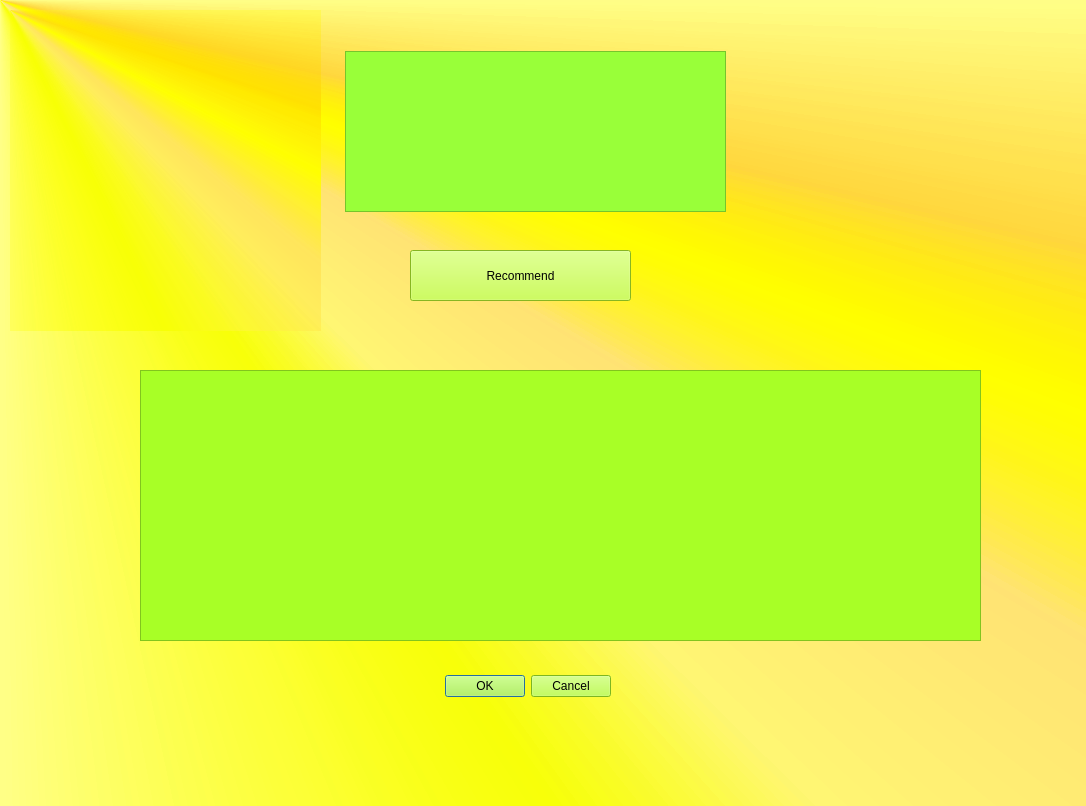
<?xml version="1.0" encoding="UTF-8"?>
<ui version="4.0">
 <class>Dialog</class>
 <widget class="QDialog" name="Dialog">
  <property name="geometry">
   <rect>
    <x>0</x>
    <y>0</y>
    <width>1086</width>
    <height>806</height>
   </rect>
  </property>
  <property name="cursor">
   <cursorShape>SplitHCursor</cursorShape>
  </property>
  <property name="windowTitle">
   <string>Dialog</string>
  </property>
  <property name="styleSheet">
   <string notr="true">background-color: qconicalgradient(cx:0, cy:0, angle:135, stop:0 rgba(255, 255, 0, 69), stop:0.375 rgba(255, 255, 0, 69), stop:0.423533 rgba(251, 255, 0, 145), stop:0.45 rgba(247, 255, 0, 208), stop:0.477581 rgba(255, 244, 71, 130), stop:0.518717 rgba(255, 218, 71, 130), stop:0.55 rgba(255, 255, 0, 255), stop:0.57754 rgba(255, 203, 0, 130), stop:0.625 rgba(255, 255, 0, 69), stop:1 rgba(255, 255, 0, 69));
background-image: url(:/images1.jpg/images1.jpg);</string>
  </property>
  <widget class="QDialogButtonBox" name="buttonBox">
   <property name="geometry">
    <rect>
     <x>270</x>
     <y>670</y>
     <width>341</width>
     <height>32</height>
    </rect>
   </property>
   <property name="styleSheet">
    <string notr="true">background-color: rgb(175, 255, 46);
font: 14pt &quot;MS Shell Dlg 2&quot;;</string>
   </property>
   <property name="orientation">
    <enum>Qt::Horizontal</enum>
   </property>
   <property name="standardButtons">
    <set>QDialogButtonBox::Cancel|QDialogButtonBox::Ok</set>
   </property>
  </widget>
  <widget class="QPushButton" name="pushButton3">
   <property name="geometry">
    <rect>
     <x>410</x>
     <y>250</y>
     <width>221</width>
     <height>51</height>
    </rect>
   </property>
   <property name="styleSheet">
    <string notr="true">font: 16pt &quot;MS Shell Dlg 2&quot;;
background-color: rgb(189, 255, 46);</string>
   </property>
   <property name="text">
    <string>Recommend</string>
   </property>
  </widget>
  <widget class="QTextBrowser" name="textBrowser3">
   <property name="geometry">
    <rect>
     <x>140</x>
     <y>370</y>
     <width>841</width>
     <height>271</height>
    </rect>
   </property>
   <property name="styleSheet">
    <string notr="true">background-color: rgb(168, 255, 38);
font: 75 20pt &quot;MS Shell Dlg 2&quot;;</string>
   </property>
   <property name="html">
    <string>&lt;!DOCTYPE HTML PUBLIC &quot;-//W3C//DTD HTML 4.0//EN&quot; &quot;http://www.w3.org/TR/REC-html40/strict.dtd&quot;&gt;
&lt;html&gt;&lt;head&gt;&lt;meta name=&quot;qrichtext&quot; content=&quot;1&quot; /&gt;&lt;style type=&quot;text/css&quot;&gt;
p, li { white-space: pre-wrap; }
&lt;/style&gt;&lt;/head&gt;&lt;body style=&quot; font-family:'MS Shell Dlg 2'; font-size:20pt; font-weight:72; font-style:normal;&quot;&gt;
&lt;p style=&quot;-qt-paragraph-type:empty; margin-top:0px; margin-bottom:0px; margin-left:0px; margin-right:0px; -qt-block-indent:0; text-indent:0px; font-size:7.8pt; font-weight:400;&quot;&gt;&lt;br /&gt;&lt;/p&gt;&lt;/body&gt;&lt;/html&gt;</string>
   </property>
  </widget>
  <widget class="QTextBrowser" name="textBrowser">
   <property name="geometry">
    <rect>
     <x>345</x>
     <y>51</y>
     <width>381</width>
     <height>161</height>
    </rect>
   </property>
   <property name="styleSheet">
    <string notr="true">background-color: rgb(153, 255, 57);
font: 75 20pt &quot;MS Shell Dlg 2&quot;;</string>
   </property>
  </widget>
  <widget class="QLabel" name="image">
   <property name="geometry">
    <rect>
     <x>10</x>
     <y>10</y>
     <width>311</width>
     <height>321</height>
    </rect>
   </property>
   <property name="text">
    <string/>
   </property>
   <property name="pixmap">
    <pixmap>BeautyPlus_20191006160526096_save (1).jpg</pixmap>
   </property>
   <property name="scaledContents">
    <bool>true</bool>
   </property>
  </widget>
 </widget>
 <resources>
  <include location="../images1.jpg"/>
 </resources>
 <connections>
  <connection>
   <sender>buttonBox</sender>
   <signal>accepted()</signal>
   <receiver>Dialog</receiver>
   <slot>accept()</slot>
   <hints>
    <hint type="sourcelabel">
     <x>248</x>
     <y>254</y>
    </hint>
    <hint type="destinationlabel">
     <x>157</x>
     <y>274</y>
    </hint>
   </hints>
  </connection>
  <connection>
   <sender>buttonBox</sender>
   <signal>rejected()</signal>
   <receiver>Dialog</receiver>
   <slot>reject()</slot>
   <hints>
    <hint type="sourcelabel">
     <x>316</x>
     <y>260</y>
    </hint>
    <hint type="destinationlabel">
     <x>286</x>
     <y>274</y>
    </hint>
   </hints>
  </connection>
 </connections>
</ui>
